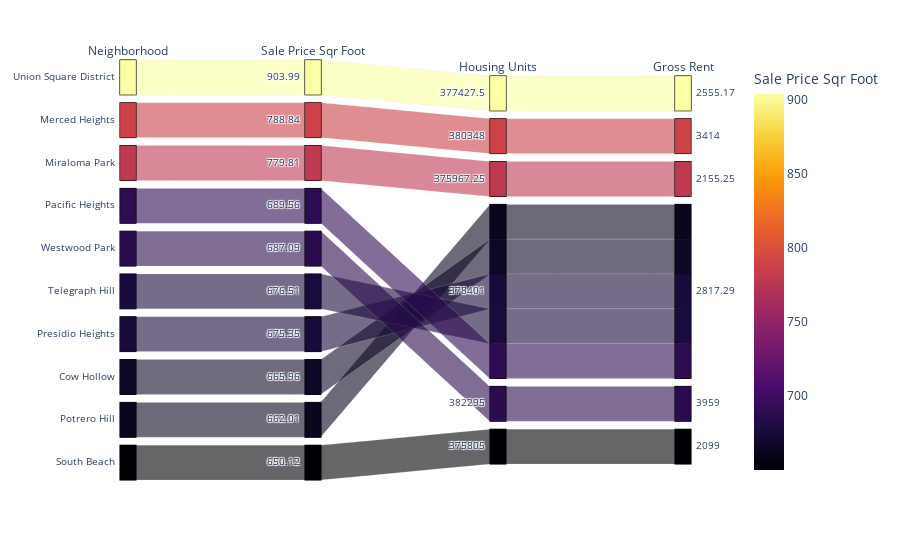

Source (notebook cell):
### Code cell
# Parallel Categories Plot
px.parallel_categories(
    rounded_top_10,
    dimensions=['neighborhood', 'sale_price_sqr_foot', 'housing_units', 'gross_rent'],
    color='sale_price_sqr_foot',
    color_continuous_scale=px.colors.sequential.Inferno,
    labels={
        'neighborhood': 'Neighborhood',
        'sale_price_sqr_foot': 'Sale Price Sqr Foot',
        'housing_units': 'Housing Units',
        'gross_rent': 'Gross Rent'
    },
)

### Figure 1 — Plotly figure (JSON) as saved in the notebook; plotly's stock layout.template omitted (floating-point values rounded to 4 significant figures)
{"data": [{"dimensions": [{"label": "Neighborhood", "values": ["Union Square District", "Merced Heights", "Miraloma Park", "Pacific Heights", "Westwood Park", "Telegraph Hill", "Presidio Heights", "Cow Hollow", "Potrero Hill", "South Beach"]}, {"label": "Sale Price Sqr Foot", "values": [904.0, 788.8, 779.8, 689.6, 687.1, 676.5, 675.4, 666.0, 662.0, 650.1]}, {"label": "Housing Units", "values": [377400.0, 380348, 376000.0, 378401, 382295, 378401, 378401, 378401, 378401, 375805]}, {"label": "Gross Rent", "values": [2555.0, 3414, 2155.0, 2817.0, 3959, 2817.0, 2817.0, 2817.0, 2817.0, 2099]}], "domain": {"x": [0, 1], "y": [0, 1]}, "line": {"color": [904.0, 788.8, 779.8, 689.6, 687.1, 676.5, 675.4, 666.0, 662.0, 650.1], "coloraxis": "coloraxis"}, "name": "", "type": "parcats"}], "layout": {"autosize": true, "coloraxis": {"colorbar": {"title": {"text": "Sale Price Sqr Foot"}}, "colorscale": [[0, "#000004"], [0.1111, "#1b0c41"], [0.2222, "#4a0c6b"], [0.3333, "#781c6d"], [0.4444, "#a52c60"], [0.5556, "#cf4446"], [0.6667, "#ed6925"], [0.7778, "#fb9b06"], [0.8889, "#f7d13d"], [1, "#fcffa4"]]}, "legend": {"tracegroupgap": 0}, "margin": {"t": 60}}}
